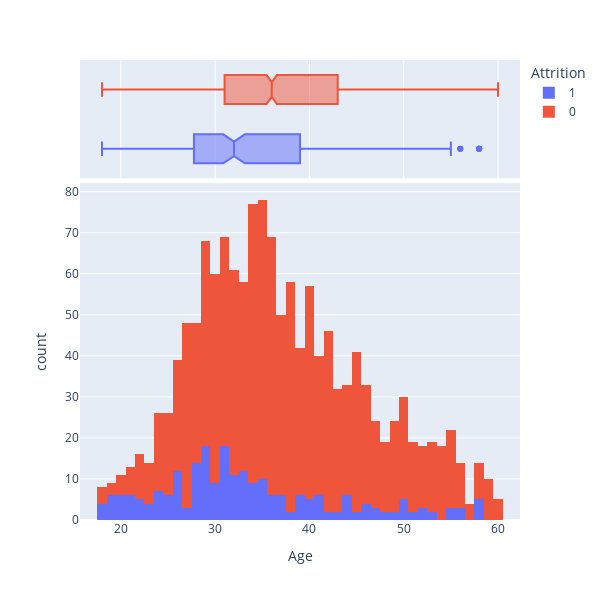

This figure's notebook cell:
### Markdown cell above
- As we can see in the above plot the attrition is more for employees which have a less income as compared to the employees having higher Income.

### Code cell
fig = px.histogram(df, x="Age", color='Attrition',marginal="box",width=600, height=600)
fig.show()

### Figure 1 — Plotly figure (JSON) as saved in the notebook; plotly's stock layout.template omitted (floating-point values rounded to 4 significant figures; data arrays with more than 128 entries replaced by an {"elided": "..."} marker saying what was removed)
{"data": [{"alignmentgroup": "True", "bingroup": "x", "hovertemplate": "Attrition=1<br>Age=%{x}<br>count=%{y}<extra></extra>", "legendgroup": "1", "marker": {"color": "#636efa", "pattern": {"shape": ""}}, "name": "1", "offsetgroup": "1", "orientation": "v", "showlegend": true, "type": "histogram", "x": {"elided": "237 int values"}, "xaxis": "x", "yaxis": "y"}, {"alignmentgroup": "True", "hovertemplate": "Attrition=1<br>Age=%{x}<extra></extra>", "legendgroup": "1", "marker": {"color": "#636efa"}, "name": "1", "notched": true, "offsetgroup": "1", "showlegend": false, "type": "box", "x": {"elided": "237 int values"}, "xaxis": "x2", "yaxis": "y2"}, {"alignmentgroup": "True", "bingroup": "x", "hovertemplate": "Attrition=0<br>Age=%{x}<br>count=%{y}<extra></extra>", "legendgroup": "0", "marker": {"color": "#EF553B", "pattern": {"shape": ""}}, "name": "0", "offsetgroup": "0", "orientation": "v", "showlegend": true, "type": "histogram", "x": {"elided": "1233 int values"}, "xaxis": "x", "yaxis": "y"}, {"alignmentgroup": "True", "hovertemplate": "Attrition=0<br>Age=%{x}<extra></extra>", "legendgroup": "0", "marker": {"color": "#EF553B"}, "name": "0", "notched": true, "offsetgroup": "0", "showlegend": false, "type": "box", "x": {"elided": "1233 int values"}, "xaxis": "x2", "yaxis": "y2"}], "layout": {"barmode": "relative", "height": 600, "legend": {"title": {"text": "Attrition"}, "tracegroupgap": 0}, "margin": {"t": 60}, "width": 600, "xaxis": {"anchor": "y", "domain": [0, 1], "title": {"text": "Age"}}, "xaxis2": {"anchor": "y2", "domain": [0, 1], "matches": "x", "showgrid": true, "showticklabels": false}, "yaxis": {"anchor": "x", "domain": [0, 0.7326], "title": {"text": "count"}}, "yaxis2": {"anchor": "x2", "domain": [0.7426, 1], "matches": "y2", "showgrid": false, "showline": false, "showticklabels": false, "ticks": ""}}}
